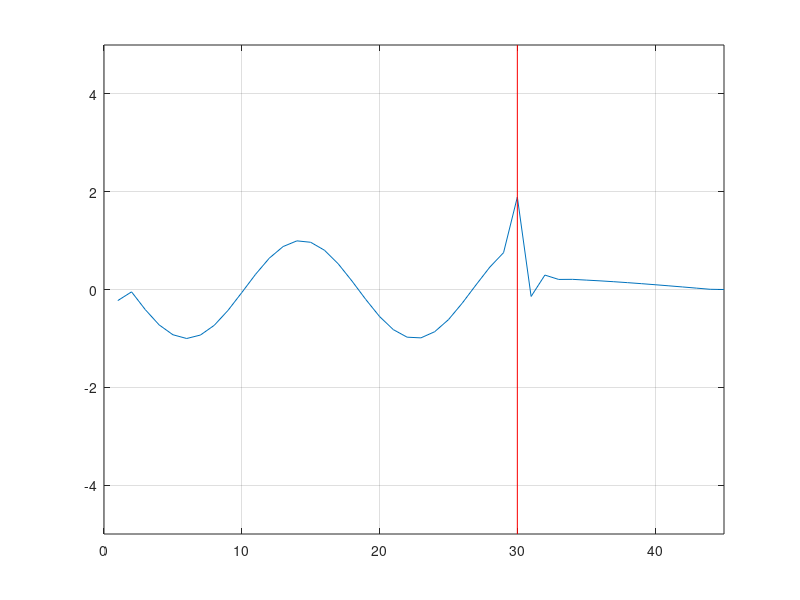

Here is the MATLAB script that generated this plot:
clear all
clc

    
permeability=4*pi*1e-7;  %Free Space
permitivity=8.85e-12;    %Free Space
c=1/sqrt(permeability*permitivity);           
                      
m=45; 
ex=zeros(1,m);
hy=zeros(1,m);
cb=zeros(1,m);
eaf=zeros(1,m);
s=zeros(1,m);
dt=zeros(1,m);

dx = .01;
dt = dx/(2*c);
d0 = 0.3;                       
                                  
%region

k1=fix(d0/dx);% Thyroid 



% free space
permitivity(1,1:k1)=1;
dt(1,1:k1) = dx/(2*c);  
s(1,1:k1) = 0;


% Thyroid  
permitivity(1,k1:m)=  58.142 ;
dt(1,k1:m) = dx/(2*c); 
s(1,k1:m) = 1.501;








ex_left_m1 = 0;
ex_left_m2 = 0;
ex_right_m1 = 0;
ex_right_m2 = 0;
ex_left_b1_m1 = 0;
ex_left_b1_m2 = 0;


iteration = 500;                       

for n = 1:iteration
    for k = 2:45
        eaf =dt(1,k)*s(1,k)/(2*permitivity(1,k)*8.85e-12);
        ca=(1-eaf)/(1+eaf);
        cb=0.5/(permitivity(1,k)*(1+eaf));
        
        ex(1,k) = ca*ex(1,k) + cb*(hy(1,k-1) - hy(1,k));    
    end
    source = sin(2*pi*1800*10^(6)*dt(1,1)*n);       
     ex(1,2) = source;
    
    % Boundaries
    if n>2
        KE=45;
        kc=30;
        % Left boundary
        ex(1,1) = ex_left_m2;      % set left boundary of ex(1) by the value of ex(2)@n-2
        ex_left_m2 = ex_left_m1;   % set the value of ex(2)@n-2 by the value of ex(2)@n-1
        ex_left_m1 = ex(1,2);      % set the value of ex(2)@n-1 by the value of ex(2)@n (current value)
        % Right boundary
        ex(1,KE) = ex_right_m2;    % set right boundary of ex(201) by the value of ex(200)@n-2
        ex_right_m2 = ex_right_m1; % set the value of ex(200)@n-2 by the value of ex(200)@n-1
        ex_right_m1 = ex(1,KE-1);  % set the value of ex(200)@n-1 by the value of ex(200)@n (current value)
        
        % dielectric edge
        ex(1,kc) = ex_left_b1_m2;
        ex_left_b1_m2 = ex_left_b1_m1;
        ex_left_b1_m1 = ex(1,kc-1);
    end
   
    for k = 1:44
         hy(1,k) = hy(1,k) + .5*(ex(1,k) - ex(1,k+1));  
    end
 
    plot(hy);grid
    axis([0 m -5 5]); 
    line([k1,k1],[-5,5],'Color','r');
     
  
    frame = getframe();
    
    
end